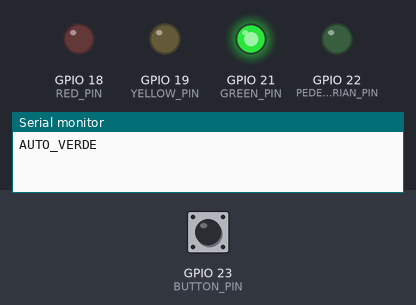
Recording of a sketch running on a simulated ESP32. Parts: output pins drawn as LEDs (lit = HIGH), the last lines printed to the serial monitor. The inputs (shaded band) are chosen by the test bench; at power-on: GPIO 23 (BUTTON_PIN) HIGH.

Above: at 1.2 s.
1.3 s: GPIO 23 (BUTTON_PIN) pulled LOW for 0.15 s
At 5.8 s:
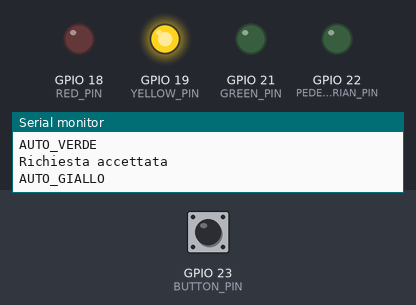
At 11.5 s:
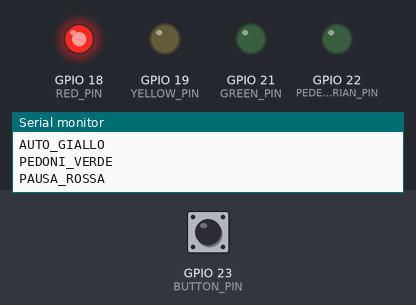
13.4 s: GPIO 23 (BUTTON_PIN) pulled LOW for 1 s
At 20.0 s:
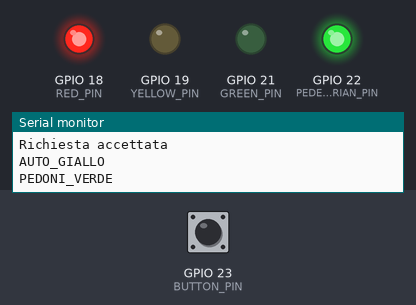
Timing chart, 0 to 25.5 s (numbered marks = the images above; inputs shaded):
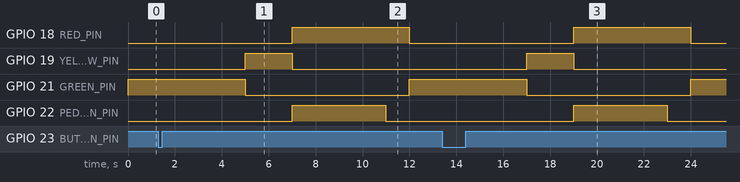

Measured:
- after the input at 1.3 s, GPIO 18 (RED_PIN): LOW → HIGH after 5.7 s, → LOW 5.0 s later; GPIO 19 (YELLOW_PIN): LOW → HIGH after 3.7 s, → LOW 2.0 s later; GPIO 21 (GREEN_PIN): HIGH → LOW after 3.7 s, → HIGH 7.0 s later; GPIO 22 (PEDESTRIAN_PIN): LOW → HIGH after 5.7 s, → LOW 4.0 s later
- after the input at 13.4 s, GPIO 18 (RED_PIN): LOW → HIGH after 5.6 s, → LOW 5.0 s later; GPIO 19 (YELLOW_PIN): LOW → HIGH after 3.6 s, → LOW 2.0 s later; GPIO 21 (GREEN_PIN): HIGH → LOW after 3.6 s, → HIGH 7.0 s later; GPIO 22 (PEDESTRIAN_PIN): LOW → HIGH after 5.6 s, → LOW 4.0 s later

The sketch:

cpp.ino
```cpp
#include <Arduino.h>

const int RED_PIN = 18;
const int YELLOW_PIN = 19;
const int GREEN_PIN = 21;
const int PEDESTRIAN_PIN = 22;
const int BUTTON_PIN = 23;
const unsigned long DEBOUNCE_MS = 30;
const unsigned long GREEN_MIN_MS = 5000;
const unsigned long YELLOW_MS = 2000;
const unsigned long PEDESTRIAN_MS = 4000;
const unsigned long RED_PAUSE_MS = 1000;

enum State { AUTO_VERDE, AUTO_GIALLO, PEDONI_VERDE, PAUSA_ROSSA };
// Prototipo esplicito: State e' gia' dichiarato anche nel preprocessing Arduino.
void enterState(State next, unsigned long now);

State state;
unsigned long enteredAt;
unsigned long lastChange;
int lastRaw;
int stableState;
bool requestPending = false;
bool greenReady = false;

void enterState(State next, unsigned long now) {
  state = next;
  enteredAt = now;  // Si aggiorna all'ingresso, non a ogni giro.
  // Prima spegni le uscite, poi accendi quelle previste dal nuovo stato.
  digitalWrite(RED_PIN, LOW);
  digitalWrite(YELLOW_PIN, LOW);
  digitalWrite(GREEN_PIN, LOW);
  digitalWrite(PEDESTRIAN_PIN, LOW);
  switch (state) {
    case AUTO_VERDE:
      greenReady = false;
      digitalWrite(GREEN_PIN, HIGH);
      Serial.println("AUTO_VERDE");
      break;
    case AUTO_GIALLO:
      digitalWrite(YELLOW_PIN, HIGH);
      Serial.println("AUTO_GIALLO");
      break;
    case PEDONI_VERDE:
      digitalWrite(RED_PIN, HIGH);
      digitalWrite(PEDESTRIAN_PIN, HIGH);
      Serial.println("PEDONI_VERDE");
      break;
    case PAUSA_ROSSA:
      digitalWrite(RED_PIN, HIGH);
      Serial.println("PAUSA_ROSSA");
      break;
  }
}

void setup() {
  Serial.begin(115200);
  pinMode(RED_PIN, OUTPUT);
  pinMode(YELLOW_PIN, OUTPUT);
  pinMode(GREEN_PIN, OUTPUT);
  pinMode(PEDESTRIAN_PIN, OUTPUT);
  pinMode(BUTTON_PIN, INPUT_PULLUP);
  lastRaw = digitalRead(BUTTON_PIN);
  stableState = lastRaw;  // Un tasto gia' premuto non genera un evento.
  lastChange = millis();
  enterState(AUTO_VERDE, lastChange);
}

void loop() {
  const int raw = digitalRead(BUTTON_PIN);
  const unsigned long now = millis();

  // Il filtro continua ad aggiornarsi in tutti gli stati.
  if (raw != lastRaw) {
    lastRaw = raw;
    lastChange = now;
  }
  if (raw != stableState && now - lastChange >= DEBOUNCE_MS) {
    stableState = raw;
    if (stableState == LOW && state == AUTO_VERDE && !requestPending) {
      requestPending = true;
      Serial.println("Richiesta accettata");
    }
  }

  switch (state) {
    case AUTO_VERDE:
      // Ricorda la soglia raggiunta: il verde puo' durare indefinitamente.
      if (!greenReady && now - enteredAt >= GREEN_MIN_MS) {
        greenReady = true;
      }
      if (requestPending && greenReady) {
        requestPending = false;
        enterState(AUTO_GIALLO, now);
      }
      break;
    case AUTO_GIALLO:
      if (now - enteredAt >= YELLOW_MS) {
        enterState(PEDONI_VERDE, now);
      }
      break;
    case PEDONI_VERDE:
      if (now - enteredAt >= PEDESTRIAN_MS) {
        enterState(PAUSA_ROSSA, now);
      }
      break;
    case PAUSA_ROSSA:
      if (now - enteredAt >= RED_PAUSE_MS) {
        enterState(AUTO_VERDE, now);
      }
      break;
  }
  delay(1);
}
```
